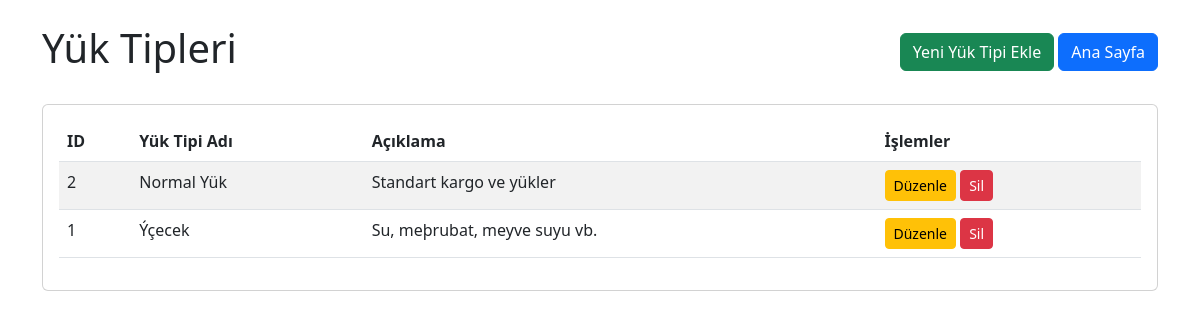
Screenshot of /yuk_tipleri.php with the database file from the repository.
### tables this page shows
CREATE TABLE yuk_tipleri (
    yuk_tip_id INT AUTO_INCREMENT PRIMARY KEY,
    tip_adi VARCHAR(50) NOT NULL,
    aciklama TEXT
);

### yuk_tipleri.php (the view, shortened to what this page needs)
<?php
require_once 'config.php';
$stmt = $db->query("SELECT * FROM yuk_tipleri ORDER BY tip_adi");
$yuk_tipleri = $stmt->fetchAll(PDO::FETCH_ASSOC);
?>
<!DOCTYPE html>
<html lang="tr">
<head>
    <link href="https://cdn.jsdelivr.net/npm/bootstrap@5.3.0/dist/css/bootstrap.min.css" rel="stylesheet">
</head>
<body>
    <div class="container mt-4">
        <div class="d-flex justify-content-between align-items-center mb-4">
            <h1>Yük Tipleri</h1>
            <div>
                <a href="yuk_tipi_ekle.php" class="btn btn-success">Yeni Yük Tipi Ekle</a>
                <a href="index.php" class="btn btn-primary">Ana Sayfa</a>
            </div>
        </div>
        <div class="card">
            <div class="card-body">
                <?php if (count($yuk_tipleri) > 0): ?>
                    <div class="table-responsive">
                        <table class="table table-striped table-hover">
                            <thead>
                                <tr>
                                    <th>ID</th>
                                    <th>Yük Tipi Adı</th>
                                    <th>Açıklama</th>
                                    <th>İşlemler</th>
                                </tr>
                            </thead>
                            <tbody>
                                <?php foreach ($yuk_tipleri as $yuk_tipi): ?>
                                    <tr>
                                        <td><?= $yuk_tipi['yuk_tip_id'] ?></td>
                                        <td><?= $yuk_tipi['tip_adi'] ?></td>
                                        <td><?= $yuk_tipi['aciklama'] ?></td>
                                        <td>
                                            <a href="yuk_tipi_duzenle.php?id=<?= $yuk_tipi['yuk_tip_id'] ?>" class="btn btn-sm btn-warning">Düzenle</a>
                                            <a href="yuk_tipi_sil.php?id=<?= $yuk_tipi['yuk_tip_id'] ?>" class="btn btn-sm btn-danger" onclick="return confirm('Bu yük tipini silmek istediğinize emin misiniz?')">Sil</a>
                                        </td>
                                    </tr>
                                <?php endforeach; ?>
                            </tbody>
                        </table>
                    </div>
                <?php else: ?>
                    <div class="alert alert-info">Henüz yük tipi eklenmemiş.</div>
                <?php endif; ?>
            </div>
        </div>
    </div>
</body>
</html>

### rows the page displays
yuk_tipleri: yuk_tip_id "2", tip_adi "Normal Yük", aciklama "Standart kargo ve yükler"
yuk_tipleri: yuk_tip_id "1", tip_adi "Ýçecek", aciklama "Su, meþrubat, meyve suyu vb."
